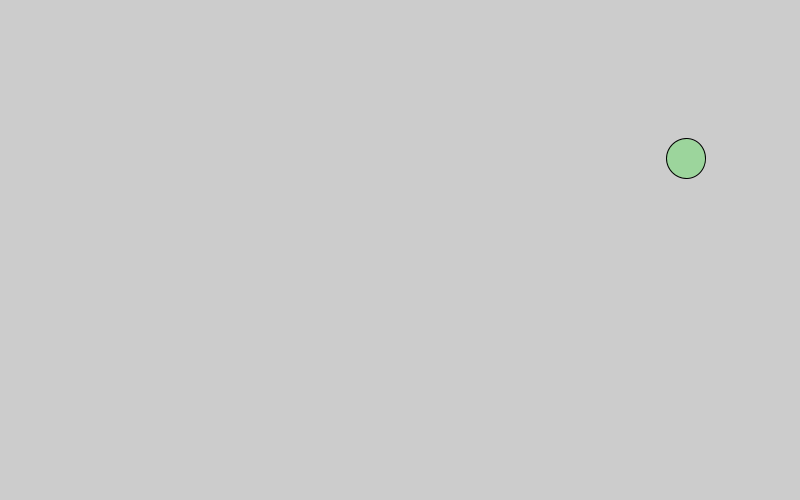
Frame 1 (no input)
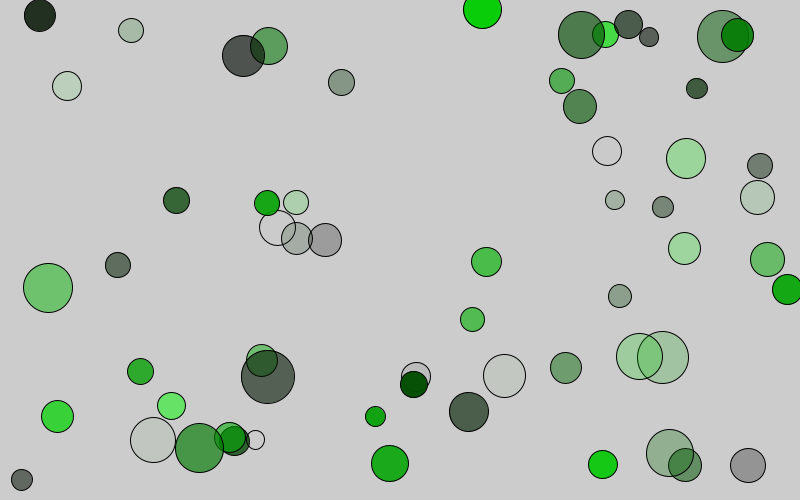
Frame 60 (the mouse pressed at the canvas centre just before this capture)
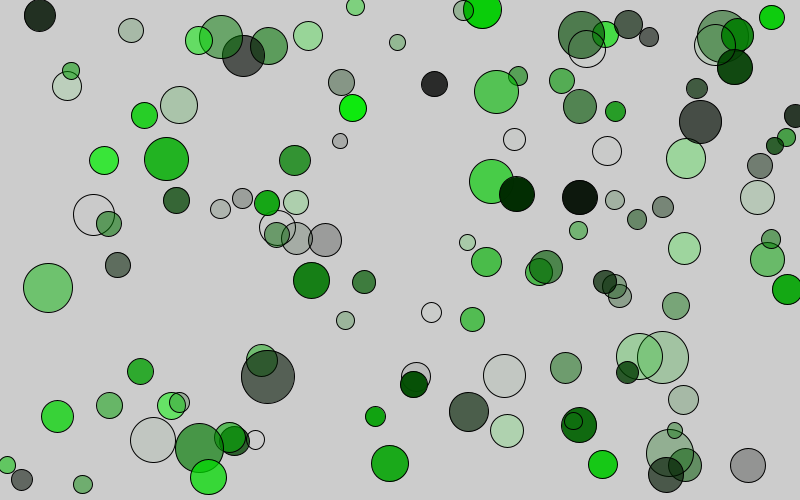
Frame 120 (the mouse held since frame 60 and released just before this capture)

The Processing sketch that drew these frames (run headless with seeded random() and noise(); from frame 60 on, the mouse is pressed at the canvas centre):

// Processing sketch: processing_112209
// ── processing_112209.pde

float x;
float y;
float n = 0;
float moveX = random(1, 10);
float moveY = random(1, 10);
void setup () {
  size (800, 500);
  x = width/2;
  y = height/2;
}
void draw () {
  x=x+moveX;
  y=y+moveY;
  n=n+0.05;
  float r=noise(n)*67;
  fill(0, random(255), 0, random(255));
  ellipse (random(800), random(500), r, r);
}
